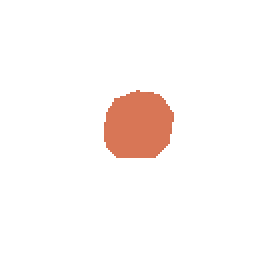
#> input picture agent-attention/.local/share/agent-attention/claude-thinking.gif, 128 x 128 px (shown 2 times larger)
$ python build-claude-frames.py
#> lines starting #> are read from the running program, lines starting #| are printed output that depends on the picture
#!/usr/bin/env python3
"""Resample the existing Claude thinking GIF to a transparent 30fps strip."""
from pathlib import Path
from PIL import Image,ImageSequence
BASE=Path(__file__).resolve().parent
source=Image.open(BASE/'claude-thinking.gif')
#> source is the input picture: PIL image 128x128 P; mean R, G, B, A 202.8, 111.4, 81.3, 15.1
frames=[];ends=[];total=0
for frame in ImageSequence.Iterator(source):
    frames.append(frame.convert('RGBA').copy())
    total+=frame.info.get('duration',100);ends.append(total)
#> this loop made 12 passes
#> total on passes 1 to 12: 130, 270, 400, 470, 530, 600, 670, 730, 800, 870, 930, 1000
#> after the loop, ends = [130, 270, 400, 470, 530, 600, 670, 730, 800, 870, 930, 1000]; frames = 12 items; total = 1000
count=round(total*30/1000)
#> count = 30
sheet=Image.new('RGBA',(48,count*48))
#> sheet: PIL image 48x1440 RGBA; every value is 0
for i in range(count):
    ms=i*total/count
    index=next(j for j,end in enumerate(ends) if ms<end)
    sheet.paste(frames[index].resize((48,48),Image.Resampling.LANCZOS),(0,i*48))
#> this loop made 30 passes
#> (ms, index) on passes 1 to 12: (0, 0), (33.33, 0), (66.67, 0), (100, 0), (133.3, 1), (166.7, 1), (200, 1), (233.3, 1), (266.7, 1), (300, 2), (333.3, 2), (366.7, 2)
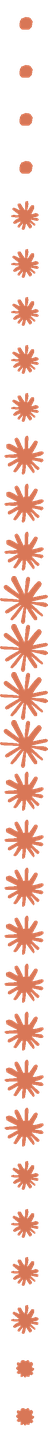
#> sheet: PIL image 48x1440 RGBA; mean R, G, B, A 78.4, 41.7, 30.1, 59.4; transparent parts drawn white
sheet.save(BASE/'claude-working.png')
